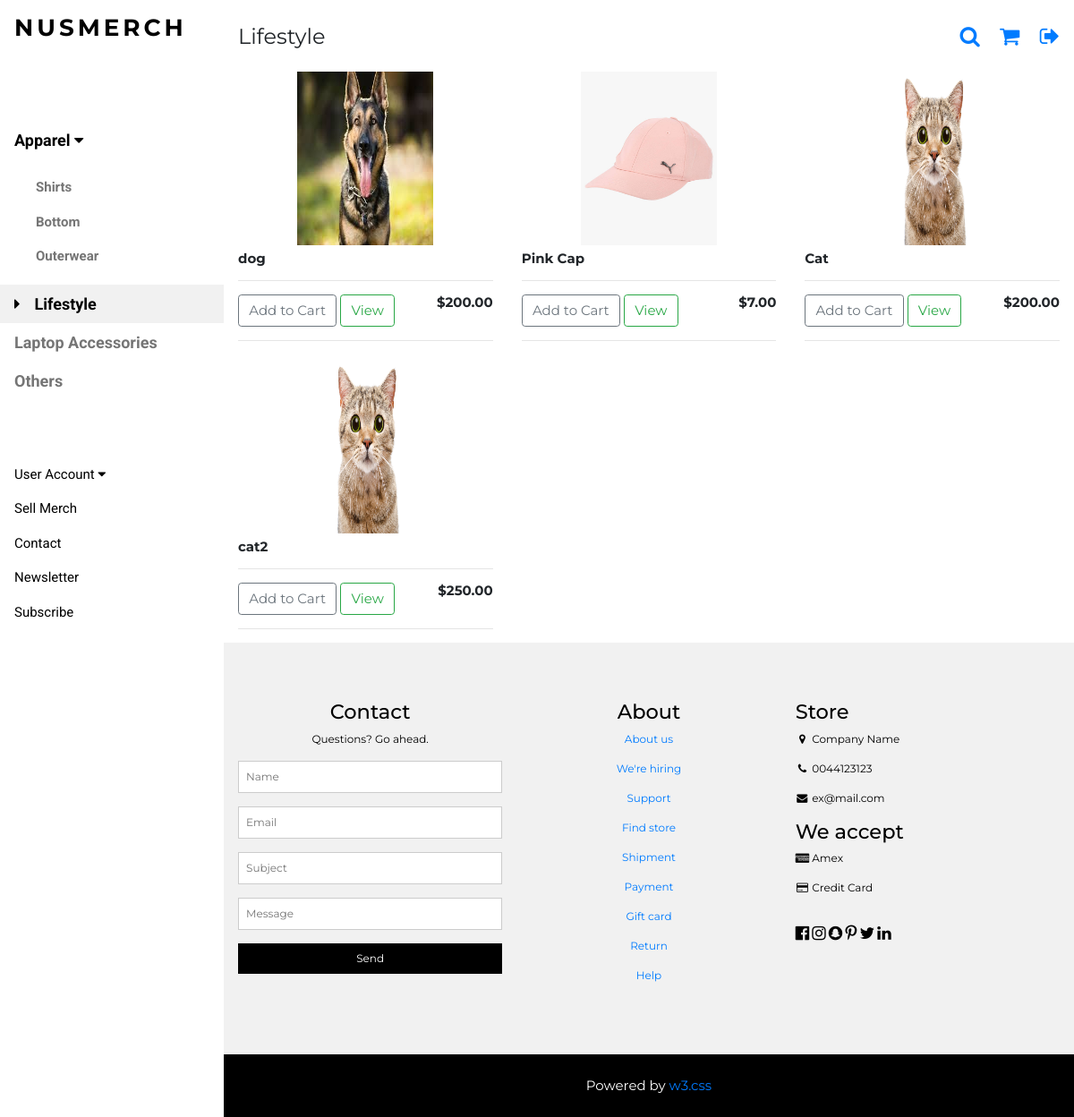
Page /lifestyle/ (signed in) on the earlier database version.
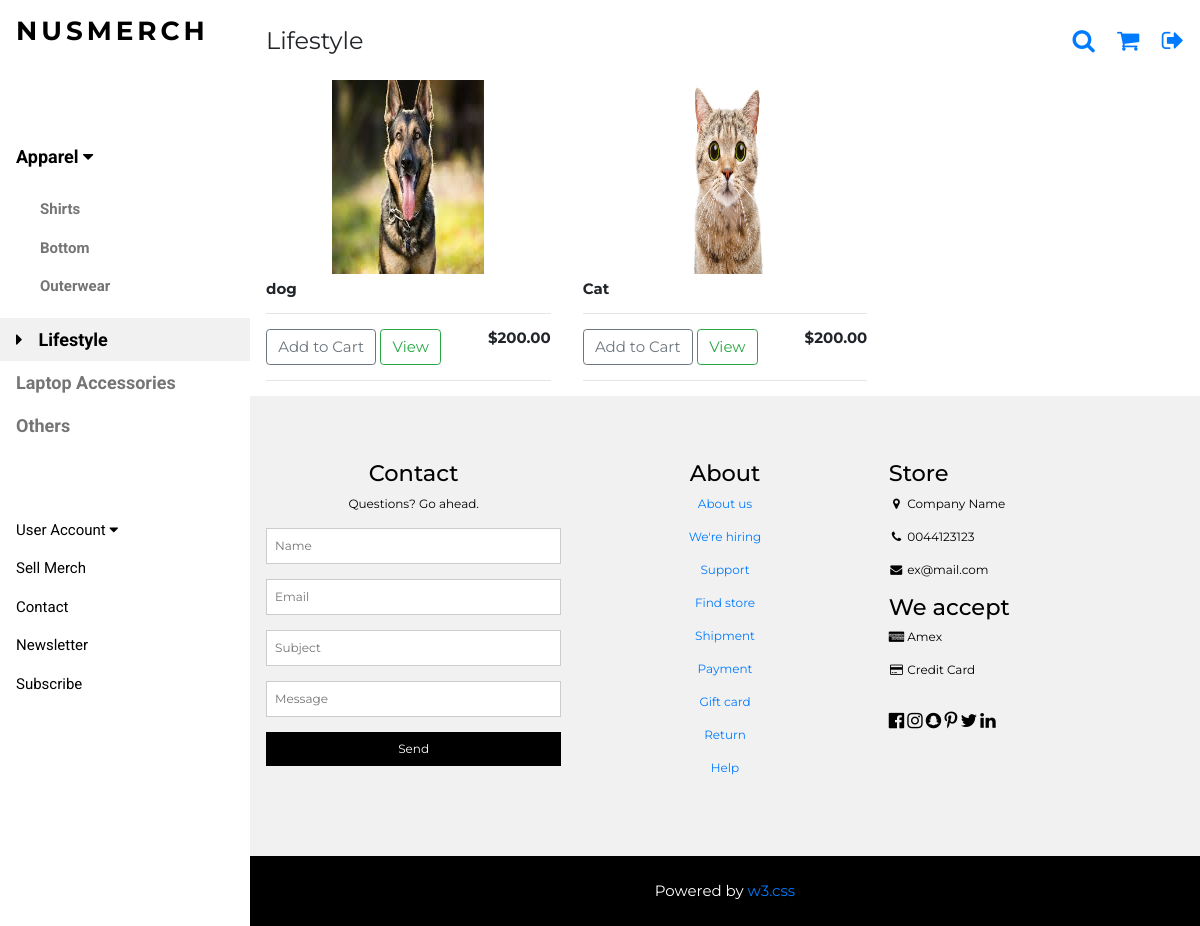
Same page on the later database version.
### nusmerch/models.py (models this page shows, shortened)
class Product(models.Model):
	cat = [
    ('Shirt', 'Shirt'),
    ('Outerwear', 'Outerwear'),
   	('Bottom', 'Bottom'),
   	('Laptop Accessories', 'Laptop Accessories'),
	('Lifestyle', 'Lifestyle'),
   	('Others', 'Others'),
   	]
	filter_type = [
		('NIL', 'NIL'),
		('Faculty', 'Faculty'),
		('Matric', 'Matric'),
		('Email', 'Email'),
		('Campus Residential', 'Campus Residential'),
	]
	faculty_types = [
		('FASS', 'Arts and Social Sciences'),
		('BIZ', 'Business'),
		('COM', 'Computing'),
		('DEN', 'Dentistry'),
		('SDE', 'Design and Environment'),
		('ENG', 'Engineering'),
		('LAW', 'Law'),
		('MED', 'Medicine'),
		('SCI', 'Science'),
	]
	Campus_Residential = [
		('TH', 'Temasek Hall'),
		('EH', 'Eusoff Hall'),
		('SH', 'Sheares Hall'),
		('RH', 'Raffles Hall'),
		('KR', 'Kent Ridge Hall'),
		('TEM', 'Tembusu'),
		('RVRC', 'Ridge View Residences'),
		('CAPT', 'College of Alice and Peter Tan'),
		('USP', 'University Scholars Programme'),
		('RC4', 'Residential College 4'),
		('NIL', 'Do Not Stay On Campus'),
	]
	name_of_MERCH = models.CharField(max_length=200,null=True)
	price = models.DecimalField(decimal_places=2,max_digits=5)
	organisation = models.CharField(max_length=200,null=True)
	category = models.CharField(max_length=200,null=True,choices=cat)
	filter = models.CharField('Filter Type', max_length=200,null=True,choices=filter_type, default='NIL')
	filter_faculty = models.CharField('Filter(Faculty)', max_length=200, blank=True, choices=faculty_types)
	filter_matric = models.CharField('Filter(Matric)',max_length=10000, blank=True)
	filter_email = models.CharField('Filter(Email)',max_length=10000, blank=True)
	filter_campus = models.CharField('Filter(Campus)', max_length=200, blank=True, choices=Campus_Residential)
	form = models.URLField(max_length=200)
	image = models.ImageField(upload_to='media',null=True)

### nusmerch/views.py (the view)
# urls.py: url(r'^lifestyle/$',views.lifestyle,name='lifestyle'),
def lifestyle(request):
    products = Product.objects.filter(category = "Lifestyle")
    if request.user.is_authenticated:
        user = request.user
        profile = userInfo.objects.get(user=user)
        pdt_nil = products.filter(filter = "NIL")
        pdt_faculty = products.filter(filter_faculty = profile.faculty)
        pdt_email = products.filter(filter_email__icontains = profile.email)
        pdt_matric = products.filter(filter_matric__icontains = profile.matric)
        pdt_campus = products.filter(filter_campus=profile.campus_residential_type)
        products = pdt_faculty | pdt_campus | pdt_nil | pdt_matric | pdt_email
    else:
        products = products
    context = {'products':products}
    return render(request, "nusmerch/lifestyle.html", context)

### nusmerch/templates/nusmerch/lifestyle.html (shortened to what this page needs)
{% extends "nusmerch/merch.html" %}
{% load static %}
{% block head %}
    <p class="w3-left">Lifestyle</p>
{% endblock %}
{% block menu %}
<nav class="w3-sidebar w3-bar-block w3-white w3-collapse w3-top" style="z-index:3;width:250px" id="mySidebar">
  <div class="w3-container w3-display-container w3-padding-16">
    <h3 class="w3-wide"><b>NUSMERCH</b></h3>
  </div>
  <div class="w3-padding-64 w3-large w3-text-grey" style="font-weight:bold">
      <a onclick="myAccFunc()" href="javascript:void(0)" class="w3-button w3-block w3-white w3-left-align" id="myBtn">
      Apparel  <i class="fa fa-caret-down"></i>
    </a>
    <div id="demoAcc" class="w3-bar-block w3-hide w3-padding-large w3-medium">
      <a href="/shirt/" class="w3-bar-item w3-button">Shirts</a>
      <a href="/bottom/" class="w3-bar-item w3-button">Bottom</a>
      <a href="/outerwear/" class="w3-bar-item w3-button">Outerwear</a>
    </div>
    <a href="/lifestyle/" class="w3-bar-item w3-button w3-light-grey"><i class="fa fa-caret-right w3-margin-right"></i>Lifestyle</a>
    <a href="/laptop/" class="w3-bar-item w3-button">Laptop Accessories</a>
    <a href="/others/" class="w3-bar-item w3-button">Others</a>
  </div>
    <a onclick="myAccFunc2()" href="javascript:void(0)" class="w3-button w3-block w3-white w3-left-align" id="myBtn">
      User Account  <i class="fa fa-caret-down"></i>
    </a>
  <a href="/sell_merch/" class="w3-bar-item w3-button w3-padding">Sell Merch</a>
    <a href="#footer" class="w3-bar-item w3-button w3-padding">Contact</a>
  <a href="javascript:void(0)" class="w3-bar-item w3-button w3-padding" onclick="document.getElementById('newsletter').style.display='block'">Newsletter</a>
  <a href="#footer"  class="w3-bar-item w3-button w3-padding">Subscribe</a>
</nav>
{% endblock %}
{% block product %}
  <div class="w3-row">
    {% for product in products %}
    <div class="w3-col l4 s4">
      <img class="item center thumbnail" src="{{ product.image.url }}">
      <div class="w3-container">
        <h6><strong>{{product.name_of_MERCH}}</strong></h6>
        <hr>
        <button data-product={{product.id}} data-action="add" class="btn btn-outline-secondary add-btn update-cart" href="javascript:void(0)" onclick="document.getElementById('cart').style.display='block'">Add to Cart</button>
        <a class="btn btn-outline-success" href="/product/">View</a>
        <h6 style="display: inline-block; float: right"><strong>${{product.price|floatformat:2}}</strong></h6>
        <hr>
      </div>
    </div>
    {% endfor %}
  </div>
{% endblock %}

Differences in the rows shown:
no longer on this page (row edited): Product: image (picture), name_of_MERCH "Pink Cap", price "7.00"
no longer on this page (row edited): Product: image (picture), name_of_MERCH "cat2", price "250.00"
